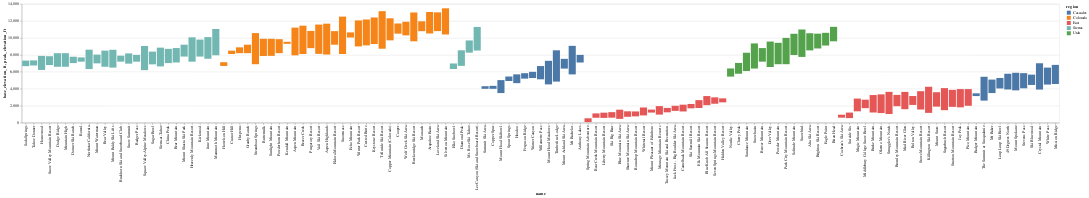

Notebook cell for this chart:
### Code cell
alt.Chart(stations2_df).mark_bar().encode(
    x=alt.X('name:N', sort=alt.EncodingSortField(
             field='avg_elevation_feet',
             order='ascending')),
    y=alt.Y('base_elevation_ft:Q',
            scale=alt.Scale(zero=False)),
    y2='peak_elevation_ft:Q',
    color='region:N'
)

### Figure 1 — Vega-Lite specification as saved in the notebook (floating-point values rounded to 4 significant figures; data arrays with more than 128 entries replaced by an {"elided": "..."} marker saying what was removed)
{"config": {"view": {"continuousWidth": 400, "continuousHeight": 300}}, "data": {"name": "data-2e6bab663eccd3ac3c6a48f10e9098a3"}, "mark": "bar", "encoding": {"color": {"type": "nominal", "field": "region"}, "x": {"type": "nominal", "field": "name", "sort": {"field": "avg_elevation_feet", "order": "ascending"}}, "y": {"type": "quantitative", "field": "base_elevation_ft", "scale": {"zero": false}}, "y2": {"field": "peak_elevation_ft"}}, "$schema": "https://vega.github.io/schema/vega-lite/v4.8.1.json", "datasets": {"data-2e6bab663eccd3ac3c6a48f10e9098a3": {"elided": "131 records"}}}
